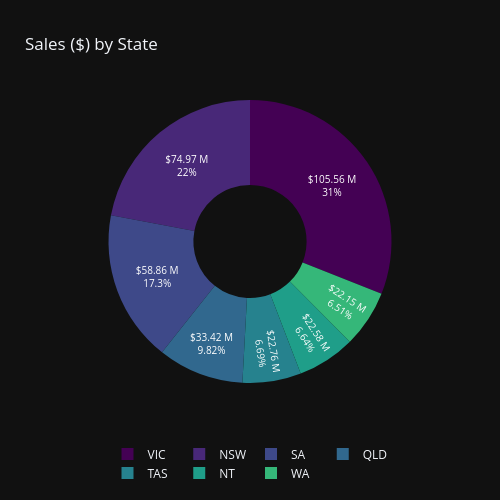

The notebook cell this image was saved under:
### Markdown cell above
#### 📊 State-wise sales analysis

### Code cell
import plotly.express as px

# State-wise sales
state_group_df = df.groupby('State')['Sales'].sum().reset_index()

# Create donut chart
fig = px.pie(
    state_group_df,
    names='State',
    values='Sales',
    title="Sales ($) by State",
    hole=0.4,  # makes it a donut
    color_discrete_sequence=px.colors.sequential.Viridis
)

# Add $M labels inside
fig.update_traces(
    text=state_group_df['Sales'].apply(lambda x: f"${x/1e6:.2f} M"),
    textposition='auto',
    textfont=dict(size=10, color='white')
)

# Clean layout
fig.update_layout(
    template="plotly_dark",
    width = 500,   # pixels
    height = 500,   # pixels
    legend=dict(
        orientation="h",
        y=-0.2,
        x=0.5,
        xanchor="center"
    )
)

fig.show()

### Figure 1 — Plotly figure (JSON) as saved in the notebook; plotly's stock layout.template omitted (floating-point values rounded to 4 significant figures)
{"data": [{"domain": {"x": [0, 1], "y": [0, 1]}, "hole": 0.4, "hovertemplate": "State=%{label}<br>Sales=%{value}<extra></extra>", "labels": ["NSW", "NT", "QLD", "SA", "TAS", "VIC", "WA"], "legendgroup": "", "name": "", "showlegend": true, "text": ["$74.97 M", "$22.58 M", "$33.42 M", "$58.86 M", "$22.76 M", "$105.56 M", "$22.15 M"], "textfont": {"color": "white", "size": 10}, "textposition": "auto", "type": "pie", "values": [74970000, 22580000, 33417500, 58857500, 22760000, 105565000, 22152500]}], "layout": {"height": 500, "legend": {"orientation": "h", "tracegroupgap": 0, "x": 0.5, "xanchor": "center", "y": -0.2}, "piecolorway": ["#440154", "#482878", "#3e4989", "#31688e", "#26828e", "#1f9e89", "#35b779", "#6ece58", "#b5de2b", "#fde725"], "title": {"text": "Sales ($) by State"}, "width": 500}}
